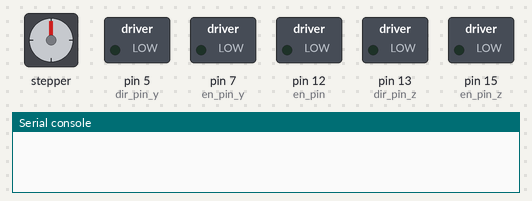
This program was run on a simulated MicroPython board. On the bench: stepper motor, switched loads named in the program (green lamp = pin HIGH), the last lines printed to the serial console. The stepper is drawn at 200 steps a turn; pins used as bus, display or sensor lines are not drawn.

Above: at 0.05 s.
At 0.65 s:
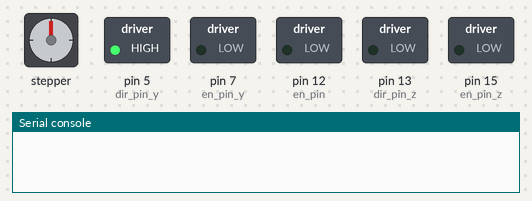
At 1.3 s:
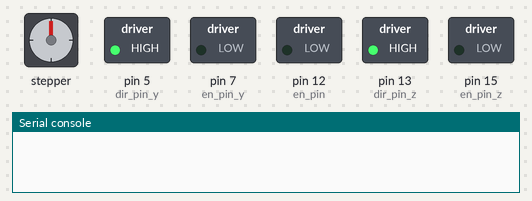
At 2.55 s:
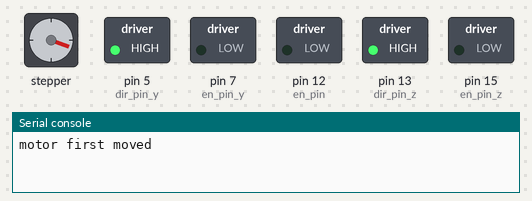
At 3.25 s:
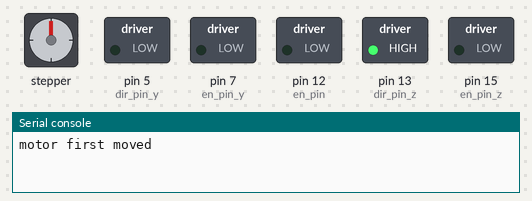
At 5.05 s:
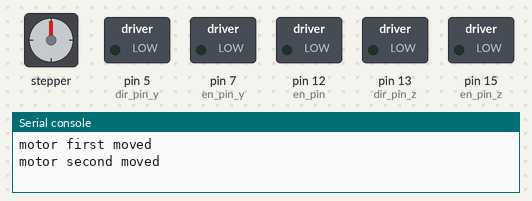
Timing chart, 0 to 6.6 s (numbered marks = the images above):
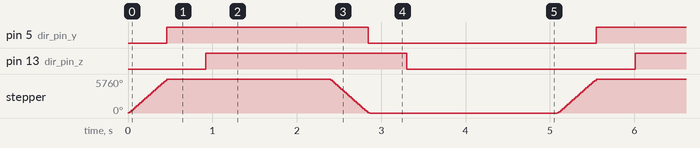

Measured:
- by itself, pin 5 (dir_pin_y), pin 13 (dir_pin_z): alternates HIGH for 2.4 s and LOW for 2.7 s
- by itself, stepper: turns 5760° clockwise in 0.48 s, then 5760° counter-clockwise in 0.48 s, repeating every 5.1 s

The program:

step_dir.py
```python
from machine import UART, Pin
import time

# UART1 on GPIO8 (TX) and GPIO9 (RX)
# uart = UART(0, baudrate=115200, tx=Pin(0), rx=Pin(1))  # 115200 is more typical

End_stop1 = Pin(4, Pin.IN, Pin.PULL_UP)


step_pin = Pin(11, Pin.OUT)
dir_pin = Pin(10, Pin.OUT)
en_pin = Pin(12, Pin.OUT)

step_pin_z = Pin(14, Pin.OUT)
dir_pin_z = Pin(13, Pin.OUT)
en_pin_z = Pin(15, Pin.OUT)

step_pin_y = Pin(6, Pin.OUT)
dir_pin_y = Pin(5, Pin.OUT)
en_pin_y = Pin(7, Pin.OUT)


en_pin.value(0)
en_pin_y.value(0)
en_pin_z.value(0)

def move_steps(steps, direction, delay_us=20):
    dir_pin.value(direction)  # 0 or 1
    for _ in range(steps):
        step_pin.high()
        time.sleep_us(delay_us)
        step_pin.low()
        time.sleep_us(delay_us)

def move_steps_y(steps, direction, delay_us=20):
    dir_pin_y.value(direction)  # 0 or 1
    for _ in range(steps):
        step_pin_y.high()
        time.sleep_us(delay_us)
        step_pin_y.low()
        time.sleep_us(delay_us)

def move_steps_z(steps, direction, delay_us=20):
    dir_pin_z.value(direction)  # 0 or 1
    for _ in range(steps):
        step_pin_z.high()
        time.sleep_us(delay_us)
        step_pin_z.low()
        time.sleep_us(delay_us)


while True:
    move_steps(3200,1,50)
    move_steps_y(3200, 1, 50)
    move_steps_z(3200, 1, 50)
    print('motor first moved')
    time.sleep(1)
    move_steps(3200,0,50)
    move_steps_y(3200, 0, 50)
    move_steps_z(3200, 0, 100)
    print('motor second moved')
    time.sleep(1)

    # print(f'end_stop_1== {End_stop1.value()}')
    # time.sleep_ms(200)
```
